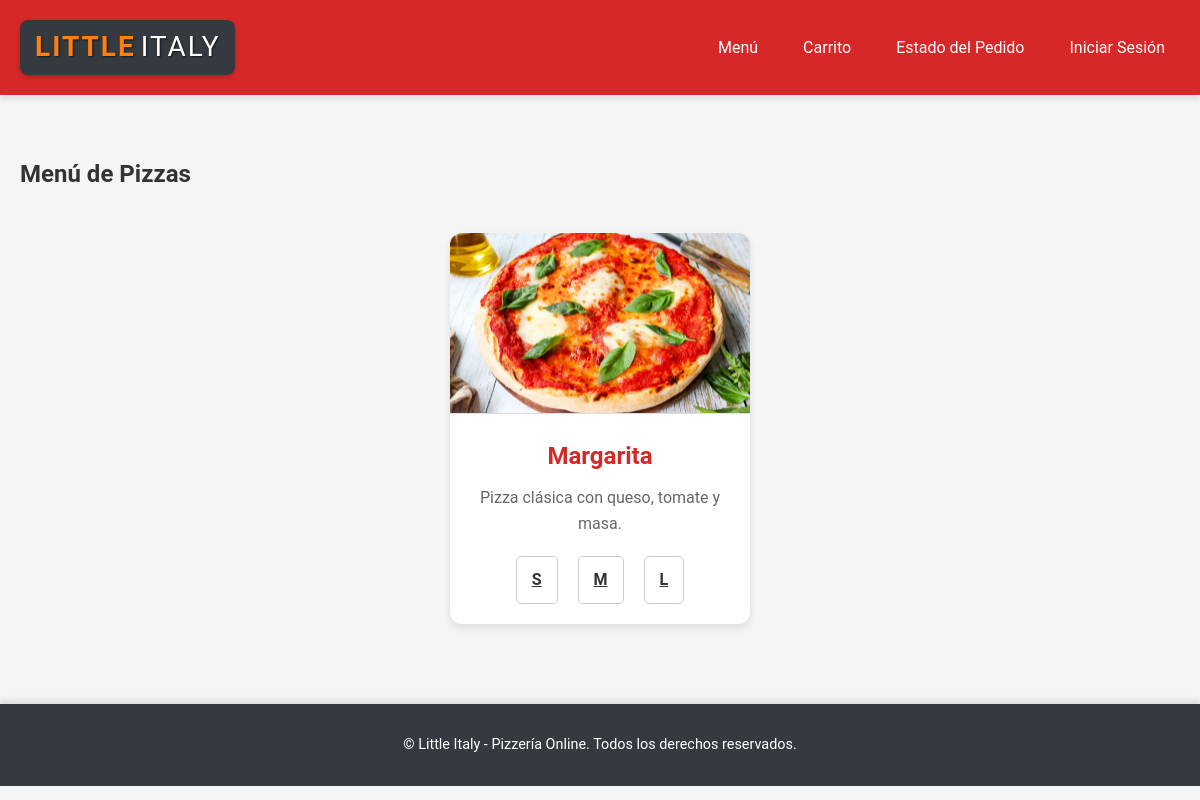
The app's page /menu/ with its own data.
### little_italy/models.py (models this page shows, shortened)
class Pizza(models.Model):
    name = models.CharField(max_length=100, unique=True)
    description = models.TextField()
    price_small = models.DecimalField(max_digits=6, decimal_places=2, null=True, blank=True)
    price_medium = models.DecimalField(max_digits=6, decimal_places=2, null=True, blank=True)
    price_large = models.DecimalField(max_digits=6, decimal_places=2, null=True, blank=True)
    ingredients_small = models.ManyToManyField('Ingredient', related_name='small_pizzas', blank=True)
    ingredients_medium = models.ManyToManyField('Ingredient', related_name='medium_pizzas', blank=True)
    ingredients_large = models.ManyToManyField('Ingredient', related_name='large_pizzas', blank=True)

### little_italy/views.py (the view)
# urls.py: path('menu/', menu_view, name='menu'),
def menu_view(request):
    pizzas = Pizza.objects.prefetch_related(
        'ingredients_small', 'ingredients_medium', 'ingredients_large'
    )
    pizzas_list = []
    for pizza in pizzas:
        pizzas_list.append({
            'id': pizza.id,
            'name': pizza.name,
            'description': pizza.description,
            'price_small': pizza.price_small,
            'price_medium': pizza.price_medium,
            'price_large': pizza.price_large,
            'ingredients_small': [
                {
                    'name': ing.name,
                    'calories': ing.calories,
                    'potassium': ing.potassium,
                } for ing in pizza.ingredients_small.all()
            ],
            'ingredients_medium': [
                {
                    'name': ing.name,
                    'calories': ing.calories,
                    'potassium': ing.potassium,
                } for ing in pizza.ingredients_medium.all()
            ],
            'ingredients_large': [
                {
                    'name': ing.name,
                    'calories': ing.calories,
                    'potassium': ing.potassium,
                } for ing in pizza.ingredients_large.all()
            ],
        })
    return render(request, 'little_italy/menu.html', {
        'pizzas': pizzas,
        'pizzas_json': json.dumps(pizzas_list, cls=DjangoJSONEncoder)
    })

### little_italy/templates/little_italy/menu.html (shortened to what this page needs)
{% extends 'little_italy/base.html' %}
{% load static %}
{% block content %}
<h2>Menú de Pizzas</h2>
<div class="pizza-menu">
    {% for pizza in pizzas %}
        <div class="pizza-item">
            <img src="{% static 'images/pizzas/'|add:pizza.name|add:'.jpg' %}" alt="Imagen de {{ pizza.name }}" class="pizza-image">
            <h3>{{ pizza.name }}</h3>
            <p>{{ pizza.description }}</p>
            <div class="pizza-sizes">
                <a href="{% url 'pizza_details' pizza.id 'small' %}" class="size-button">S</a>
                <a href="{% url 'pizza_details' pizza.id 'medium' %}" class="size-button">M</a>
                <a href="{% url 'pizza_details' pizza.id 'large' %}" class="size-button">L</a>
            </div>
        </div>
    {% endfor %}
</div>
{% endblock %}

### little_italy/static/css/styles.css (style rules this page uses)
body { margin: 0; font-family: 'Roboto', sans-serif; line-height: 1.6; background-color: #f5f5f5; color: #333; }
.size-button { display: inline-block; padding: 8px 12px; margin: 5px; font-size: 16px; font-weight: bold; border: none; border-radius: 5px; color: #fff; cursor: pointer; transition: all 0.3s ease; text-align: center; }
.pizza-menu { display: flex; flex-wrap: wrap; gap: 20px; justify-content: center; padding: 20px; }
.pizza-item { background: white; border-radius: 12px; box-shadow: 0 4px 8px rgba(0, 0, 0, 0.1); width: 300px; overflow: hidden; transition: transform 0.2s, box-shadow 0.2s; text-align: center; }
.pizza-image { width: 100%; height: 180px; object-fit: cover; border-bottom: 1px solid #ddd; }
.pizza-item h3 { font-size: 1.5em; color: #d62828; margin: 15px 0 10px; }
.pizza-item p { color: #666; font-size: 1em; margin: 0 15px 15px; }
.pizza-sizes { display: flex; justify-content: center; gap: 10px; margin: 15px 0; }
.size-button { background-color: #fff; color: #333; border: 1px solid #ccc; padding: 10px 15px; font-size: 1em; border-radius: 5px; cursor: pointer; transition: background-color 0.3s ease, color 0.3s ease; }

### records on screen
Pizza: name (picture), name "Margarita", description "Pizza clásica con queso, tomate y masa."
